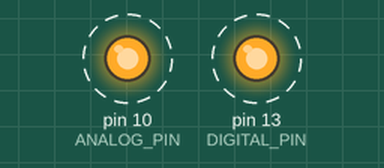
Simulated run of this sketch. Board: Arduino Uno, built with avr-gcc and run on an emulated ATmega328P. Shown: output pins drawn as LEDs (lit = HIGH). Dashed ring = blinking.

Above: at 0.05 s.
Timing chart, 0 to 4.6 s (numbered marks = the images above):
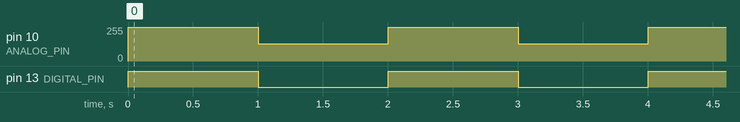

Measured:
- by itself, pin 10 (ANALOG_PIN): alternates 255/255 for 1.0 s and 128/255 for 1.0 s
- by itself, pin 13 (DIGITAL_PIN): alternates HIGH for 1.0 s and LOW for 1.0 s

The sketch:

analogtest.ino
```cpp
const int ANALOG_PIN = 10;
const int DIGITAL_PIN = 13;

void setup()
{
  pinMode(ANALOG_PIN, OUTPUT);
  pinMode(DIGITAL_PIN, OUTPUT);
}

void loop()
{
  analogWrite(ANALOG_PIN, 255);
  digitalWrite(DIGITAL_PIN, HIGH);
  delay(1000);
  analogWrite(ANALOG_PIN, 128);
  digitalWrite(DIGITAL_PIN, LOW);
  delay(1000);
}
```
